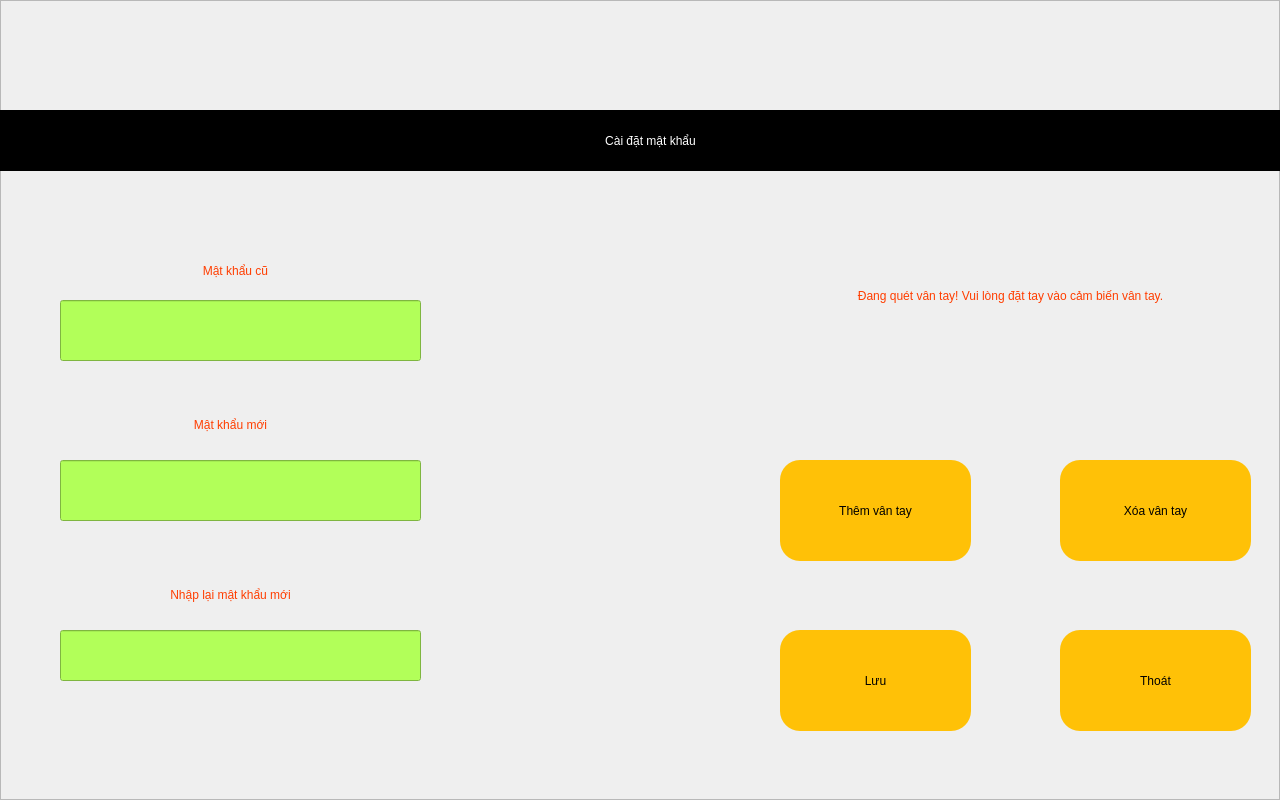
<?xml version="1.0" encoding="UTF-8"?>
<ui version="4.0">
 <class>setPassword</class>
 <widget class="QWidget" name="setPassword">
  <property name="geometry">
   <rect>
    <x>0</x>
    <y>0</y>
    <width>1280</width>
    <height>800</height>
   </rect>
  </property>
  <property name="windowTitle">
   <string>Form</string>
  </property>
  <property name="styleSheet">
   <string notr="true"/>
  </property>
  <widget class="QFrame" name="frame">
   <property name="geometry">
    <rect>
     <x>0</x>
     <y>0</y>
     <width>1280</width>
     <height>800</height>
    </rect>
   </property>
   <property name="styleSheet">
    <string notr="true">.QFrame{background-image: url(:/images/darkbg.jpg);}#QPushButton:pressed { background-color:#FF6E40}.QPushButton{border-radius: 20px;background-color: #FFC107;font: 75 20pt bold &quot;Ubuntu&quot;;}.QLabel{color:#FF3D00;font: 75 24pt &quot;Ubuntu&quot;;}.QLineEdit{background-color:#B2FF59;font: 75 26pt &quot;Ubuntu&quot;;color:#0091EA}
</string>
   </property>
   <property name="frameShape">
    <enum>QFrame::StyledPanel</enum>
   </property>
   <property name="frameShadow">
    <enum>QFrame::Raised</enum>
   </property>
   <widget class="QLabel" name="label">
    <property name="geometry">
     <rect>
      <x>0</x>
      <y>110</y>
      <width>1301</width>
      <height>61</height>
     </rect>
    </property>
    <property name="styleSheet">
     <string notr="true">font: 75 32pt &quot;Ubuntu&quot;;
background-color: rgb(0, 0, 0);
color: rgb(255, 255, 255);</string>
    </property>
    <property name="text">
     <string>Cài đặt mật khẩu</string>
    </property>
    <property name="alignment">
     <set>Qt::AlignCenter</set>
    </property>
    <property name="margin">
     <number>0</number>
    </property>
   </widget>
   <widget class="QLabel" name="label_2">
    <property name="geometry">
     <rect>
      <x>130</x>
      <y>250</y>
      <width>211</width>
      <height>41</height>
     </rect>
    </property>
    <property name="styleSheet">
     <string notr="true"/>
    </property>
    <property name="text">
     <string>Mật khẩu cũ</string>
    </property>
    <property name="alignment">
     <set>Qt::AlignCenter</set>
    </property>
    <property name="margin">
     <number>0</number>
    </property>
   </widget>
   <widget class="QLabel" name="label_3">
    <property name="geometry">
     <rect>
      <x>50</x>
      <y>570</y>
      <width>361</width>
      <height>50</height>
     </rect>
    </property>
    <property name="styleSheet">
     <string notr="true"/>
    </property>
    <property name="text">
     <string>Nhập lại mật khẩu mới</string>
    </property>
    <property name="alignment">
     <set>Qt::AlignCenter</set>
    </property>
    <property name="margin">
     <number>0</number>
    </property>
   </widget>
   <widget class="QLabel" name="label_4">
    <property name="geometry">
     <rect>
      <x>120</x>
      <y>400</y>
      <width>221</width>
      <height>50</height>
     </rect>
    </property>
    <property name="styleSheet">
     <string notr="true"/>
    </property>
    <property name="text">
     <string>Mật khẩu mới</string>
    </property>
    <property name="alignment">
     <set>Qt::AlignCenter</set>
    </property>
    <property name="margin">
     <number>0</number>
    </property>
   </widget>
   <widget class="QPushButton" name="btSave">
    <property name="geometry">
     <rect>
      <x>780</x>
      <y>630</y>
      <width>191</width>
      <height>101</height>
     </rect>
    </property>
    <property name="text">
     <string>Lưu</string>
    </property>
   </widget>
   <widget class="QPushButton" name="btExit">
    <property name="geometry">
     <rect>
      <x>1060</x>
      <y>630</y>
      <width>191</width>
      <height>101</height>
     </rect>
    </property>
    <property name="text">
     <string>Thoát</string>
    </property>
   </widget>
   <widget class="QLineEdit" name="tbMkCu">
    <property name="geometry">
     <rect>
      <x>60</x>
      <y>300</y>
      <width>361</width>
      <height>61</height>
     </rect>
    </property>
    <property name="font">
     <font>
      <family>Ubuntu</family>
      <pointsize>26</pointsize>
      <weight>9</weight>
      <italic>false</italic>
      <bold>false</bold>
     </font>
    </property>
    <property name="text">
     <string/>
    </property>
   </widget>
   <widget class="QLineEdit" name="tbMkMoiVerify">
    <property name="geometry">
     <rect>
      <x>60</x>
      <y>630</y>
      <width>361</width>
      <height>51</height>
     </rect>
    </property>
    <property name="font">
     <font>
      <family>Ubuntu</family>
      <pointsize>26</pointsize>
      <weight>9</weight>
      <italic>false</italic>
      <bold>false</bold>
     </font>
    </property>
    <property name="text">
     <string/>
    </property>
   </widget>
   <widget class="QLineEdit" name="tbMkMoi">
    <property name="geometry">
     <rect>
      <x>60</x>
      <y>460</y>
      <width>361</width>
      <height>61</height>
     </rect>
    </property>
    <property name="font">
     <font>
      <family>Ubuntu</family>
      <pointsize>26</pointsize>
      <weight>9</weight>
      <italic>false</italic>
      <bold>false</bold>
     </font>
    </property>
    <property name="text">
     <string/>
    </property>
   </widget>
   <widget class="QPushButton" name="btThemVanTay">
    <property name="geometry">
     <rect>
      <x>780</x>
      <y>460</y>
      <width>191</width>
      <height>101</height>
     </rect>
    </property>
    <property name="text">
     <string>Thêm vân tay</string>
    </property>
   </widget>
   <widget class="QPushButton" name="btXoaVanTay">
    <property name="geometry">
     <rect>
      <x>1060</x>
      <y>460</y>
      <width>191</width>
      <height>101</height>
     </rect>
    </property>
    <property name="text">
     <string>Xóa vân tay</string>
    </property>
   </widget>
   <widget class="QLabel" name="lbThongBao">
    <property name="geometry">
     <rect>
      <x>760</x>
      <y>180</y>
      <width>501</width>
      <height>231</height>
     </rect>
    </property>
    <property name="styleSheet">
     <string notr="true"/>
    </property>
    <property name="text">
     <string>Đang quét vân tay! Vui lòng đặt tay vào cảm biến vân tay.</string>
    </property>
    <property name="alignment">
     <set>Qt::AlignCenter</set>
    </property>
    <property name="wordWrap">
     <bool>true</bool>
    </property>
    <property name="margin">
     <number>0</number>
    </property>
   </widget>
  </widget>
 </widget>
 <resources>
  <include location="resources.qrc"/>
 </resources>
 <connections/>
</ui>
